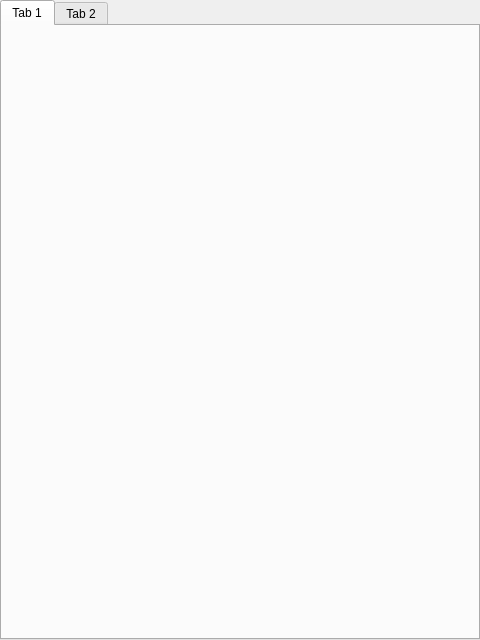
<?xml version="1.0" encoding="UTF-8"?>
<ui version="4.0">
 <class>centralworkspace</class>
 <widget class="QWidget" name="centralworkspace">
  <property name="geometry">
   <rect>
    <x>0</x>
    <y>0</y>
    <width>480</width>
    <height>640</height>
   </rect>
  </property>
  <property name="windowTitle">
   <string>Form</string>
  </property>
  <layout class="QVBoxLayout" name="verticalLayout_2">
   <property name="leftMargin">
    <number>0</number>
   </property>
   <property name="topMargin">
    <number>0</number>
   </property>
   <property name="rightMargin">
    <number>0</number>
   </property>
   <property name="bottomMargin">
    <number>0</number>
   </property>
   <item>
    <layout class="QVBoxLayout" name="workspaceroot_layout">
     <item>
      <widget class="QTabWidget" name="tabWidget">
       <widget class="QWidget" name="tab">
        <attribute name="title">
         <string>Tab 1</string>
        </attribute>
       </widget>
       <widget class="QWidget" name="tab_2">
        <attribute name="title">
         <string>Tab 2</string>
        </attribute>
       </widget>
      </widget>
     </item>
    </layout>
   </item>
  </layout>
 </widget>
 <resources/>
 <connections/>
</ui>
